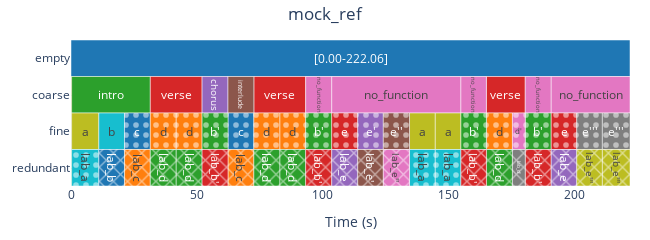
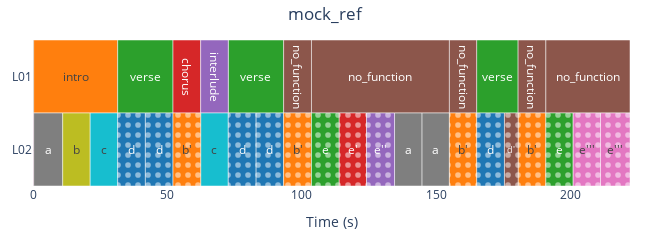

Here is the notebook cell these charts were saved with, in order:
### Code cell
mock_empty_layer = bnl.S(
    bs=[ref.start, ref.end], labels=[None], 
    name='empty'
)
mock_layer = bnl.S(
    bs=ref[1].bs, labels=[f'lab_{lab}' for lab in ref[1].labels], 
    name='redundant'
)
mock_ref = bnl.MS(
    layers=[mock_empty_layer] + ref.layers + [mock_layer], 
    name='mock_ref'
)

mock_ref.plot().show()
mock_ref.prune_layers().plot().show()

### Figure 1 — Plotly figure (JSON) as saved in the notebook; plotly's stock layout.template omitted (floating-point values rounded to 4 significant figures)
{"data": [{"base": [0], "customdata": ["<b>[0.00-222.06]</b><br>Layer: empty<br>Start: 0.000s<br>End: 222.061s<br>Duration: 222.061s"], "hovertemplate": "%{customdata}<extra></extra>", "insidetextanchor": "middle", "marker": {"color": "#1F77B4", "line": {"color": "white", "width": 0.5}, "pattern": {"fgcolor": "white", "fgopacity": 0.5, "shape": "", "solidity": 0.25}}, "name": "[0.00-222.06]", "orientation": "h", "showlegend": true, "text": ["[0.00-222.06]"], "textposition": "inside", "type": "bar", "width": 1, "x": [222.1], "y": ["empty"]}, {"base": [0], "customdata": ["<b>silence</b><br>Layer: coarse<br>Start: 0.000s<br>End: 0.244s<br>Duration: 0.244s"], "hovertemplate": "%{customdata}<extra></extra>", "insidetextanchor": "middle", "marker": {"color": "#FF7F0E", "line": {"color": "white", "width": 0.5}, "pattern": {"fgcolor": "white", "fgopacity": 0.5, "shape": "", "solidity": 0.25}}, "name": "silence", "orientation": "h", "showlegend": true, "text": ["silence"], "textposition": "inside", "type": "bar", "width": 1, "x": [0.2438], "y": ["coarse"]}, {"base": [0.2438], "customdata": ["<b>intro</b><br>Layer: coarse<br>Start: 0.244s<br>End: 31.504s<br>Duration: 31.260s"], "hovertemplate": "%{customdata}<extra></extra>", "insidetextanchor": "middle", "marker": {"color": "#2CA02C", "line": {"color": "white", "width": 0.5}, "pattern": {"fgcolor": "white", "fgopacity": 0.5, "shape": "", "solidity": 0.25}}, "name": "intro", "orientation": "h", "showlegend": true, "text": ["intro"], "textposition": "inside", "type": "bar", "width": 1, "x": [31.26], "y": ["coarse"]}, {"base": [31.5, 72.64, 165.0], "customdata": ["<b>verse</b><br>Layer: coarse<br>Start: 31.504s<br>End: 52.075s<br>Duration: 20.571s", "<b>verse</b><br>Layer: coarse<br>Start: 72.638s<br>End: 93.223s<br>Duration: 20.585s", "<b>verse</b><br>Layer: coarse<br>Start: 165.009s<br>End: 180.447s<br>Duration: 15.437s"], "hovertemplate": "%{customdata}<extra></extra>", "insidetextanchor": "middle", "marker": {"color": "#D62728", "line": {"color": "white", "width": 0.5}, "pattern": {"fgcolor": "white", "fgopacity": 0.5, "shape": "", "solidity": 0.25}}, "name": "verse", "orientation": "h", "showlegend": true, "text": ["verse", "verse", "verse"], "textposition": "inside", "type": "bar", "width": 1, "x": [20.57, 20.58, 15.44], "y": ["coarse", "coarse", "coarse"]}, {"base": [52.08], "customdata": ["<b>chorus</b><br>Layer: coarse<br>Start: 52.075s<br>End: 62.362s<br>Duration: 10.287s"], "hovertemplate": "%{customdata}<extra></extra>", "insidetextanchor": "middle", "marker": {"color": "#9467BD", "line": {"color": "white", "width": 0.5}, "pattern": {"fgcolor": "white", "fgopacity": 0.5, "shape": "", "solidity": 0.25}}, "name": "chorus", "orientation": "h", "showlegend": true, "text": ["chorus"], "textposition": "inside", "type": "bar", "width": 1, "x": [10.29], "y": ["coarse"]}, {"base": [62.36], "customdata": ["<b>interlude</b><br>Layer: coarse<br>Start: 62.362s<br>End: 72.638s<br>Duration: 10.276s"], "hovertemplate": "%{customdata}<extra></extra>", "insidetextanchor": "middle", "marker": {"color": "#8C564B", "line": {"color": "white", "width": 0.5}, "pattern": {"fgcolor": "white", "fgopacity": 0.5, "shape": "", "solidity": 0.25}}, "name": "interlude", "orientation": "h", "showlegend": true, "text": ["interlude"], "textposition": "inside", "type": "bar", "width": 1, "x": [10.28], "y": ["coarse"]}, {"base": [93.22, 103.6, 154.9, 180.4, 190.8], "customdata": ["<b>no_function</b><br>Layer: coarse<br>Start: 93.223s<br>End: 103.579s<br>Duration: 10.355s", "<b>no_function</b><br>Layer: coarse<br>Start: 103.579s<br>End: 154.885s<br>Duration: 51.307s", "<b>no_function</b><br>Layer: coarse<br>Start: 154.885s<br>End: 165.009s<br>Duration: 10.124s", "<b>no_function</b><br>Layer: coarse<br>Start: 180.447s<br>End: 190.764s<br>Duration: 10.317s", "<b>no_function</b><br>Layer: coarse<br>Start: 190.764s<br>End: 222.061s<br>Duration: 31.297s"], "hovertemplate": "%{customdata}<extra></extra>", "insidetextanchor": "middle", "marker": {"color": "#E377C2", "line": {"color": "white", "width": 0.5}, "pattern": {"fgcolor": "white", "fgopacity": 0.5, "shape": "", "solidity": 0.25}}, "name": "no_function", "orientation": "h", "showlegend": true, "text": ["no_function", "no_function", "no_function", "no_function", "no_function"], "textposition": "inside", "type": "bar", "width": 1, "x": [10.36, 51.31, 10.12, 10.32, 31.3], "y": ["coarse", "coarse", "coarse", "coarse", "coarse"]}, {"base": [0], "customdata": ["<b>Silence</b><br>Layer: fine<br>Start: 0.000s<br>End: 0.244s<br>Duration: 0.244s"], "hovertemplate": "%{customdata}<extra></extra>", "insidetextanchor": "middle", "marker": {"color": "#7F7F7F", "line": {"color": "white", "width": 0.5}, "pattern": {"fgcolor": "white", "fgopacity": 0.5, "shape": "", "solidity": 0.25}}, "name": "Silence", "orientation": "h", "showlegend": true, "text": ["Silence"], "textposition": "inside", "type": "bar", "width": 1, "x": [0.2438], "y": ["fine"]}, {"base": [0.2438, 134.5, 144.7], "customdata": ["<b>a</b><br>Layer: fine<br>Start: 0.244s<br>End: 11.052s<br>Duration: 10.808s", "<b>a</b><br>Layer: fine<br>Start: 134.477s<br>End: 144.715s<br>Duration: 10.238s", "<b>a</b><br>Layer: fine<br>Start: 144.715s<br>End: 154.885s<br>Duration: 10.171s"], "hovertemplate": "%{customdata}<extra></extra>", "insidetextanchor": "middle", "marker": {"color": "#BCBD22", "line": {"color": "white", "width": 0.5}, "pattern": {"fgcolor": "white", "fgopacity": 0.5, "shape": "", "solidity": 0.25}}, "name": "a", "orientation": "h", "showlegend": true, "text": ["a", "a", "a"], "textposition": "inside", "type": "bar", "width": 1, "x": [10.81, 10.24, 10.17], "y": ["fine", "fine", "fine"]}, {"base": [11.05], "customdata": ["<b>b</b><br>Layer: fine<br>Start: 11.052s<br>End: 21.271s<br>Duration: 10.219s"], "hovertemplate": "%{customdata}<extra></extra>", "insidetextanchor": "middle", "marker": {"color": "#17BECF", "line": {"color": "white", "width": 0.5}, "pattern": {"fgcolor": "white", "fgopacity": 0.5, "shape": "", "solidity": 0.25}}, "name": "b", "orientation": "h", "showlegend": true, "text": ["b"], "textposition": "inside", "type": "bar", "width": 1, "x": [10.22], "y": ["fine"]}, {"base": [21.27, 62.36], "customdata": ["<b>c</b><br>Layer: fine<br>Start: 21.271s<br>End: 31.504s<br>Duration: 10.233s", "<b>c</b><br>Layer: fine<br>Start: 62.362s<br>End: 72.638s<br>Duration: 10.276s"], "hovertemplate": "%{customdata}<extra></extra>", "insidetextanchor": "middle", "marker": {"color": "#1F77B4", "line": {"color": "white", "width": 0.5}, "pattern": {"fgcolor": "white", "fgopacity": 0.5, "shape": ".", "solidity": 0.25}}, "name": "c", "orientation": "h", "showlegend": true, "text": ["c", "c"], "textposition": "inside", "type": "bar", "width": 1, "x": [10.23, 10.28], "y": ["fine", "fine"]}, {"base": [31.5, 41.8, 72.64, 83.0, 165.0], "customdata": ["<b>d</b><br>Layer: fine<br>Start: 31.504s<br>End: 41.803s<br>Duration: 10.299s", "<b>d</b><br>Layer: fine<br>Start: 41.803s<br>End: 52.075s<br>Duration: 10.272s", "<b>d</b><br>Layer: fine<br>Start: 72.638s<br>End: 83.000s<br>Duration: 10.362s", "<b>d</b><br>Layer: fine<br>Start: 83.000s<br>End: 93.223s<br>Duration: 10.223s", "<b>d</b><br>Layer: fine<br>Start: 165.009s<br>End: 175.356s<br>Duration: 10.346s"], "hovertemplate": "%{customdata}<extra></extra>", "insidetextanchor": "middle", "marker": {"color": "#FF7F0E", "line": {"color": "white", "width": 0.5}, "pattern": {"fgcolor": "white", "fgopacity": 0.5, "shape": ".", "solidity": 0.25}}, "name": "d", "orientation": "h", "showlegend": true, "text": ["d", "d", "d", "d", "d"], "textposition": "inside", "type": "bar", "width": 1, "x": [10.3, 10.27, 10.36, 10.22, 10.35], "y": ["fine", "fine", "fine", "fine", "fine"]}, {"base": [52.08, 93.22, 154.9, 180.4], "customdata": ["<b>b'</b><br>Layer: fine<br>Start: 52.075s<br>End: 62.362s<br>Duration: 10.287s", "<b>b'</b><br>Layer: fine<br>Start: 93.223s<br>End: 103.579s<br>Duration: 10.355s", "<b>b'</b><br>Layer: fine<br>Start: 154.885s<br>End: 165.009s<br>Duration: 10.124s", "<b>b'</b><br>Layer: fine<br>Start: 180.447s<br>End: 190.764s<br>Duration: 10.317s"], "hovertemplate": "%{customdata}<extra></extra>", "insidetextanchor": "middle", "marker": {"color": "#2CA02C", "line": {"color": "white", "width": 0.5}, "pattern": {"fgcolor": "white", "fgopacity": 0.5, "shape": ".", "solidity": 0.25}}, "name": "b'", "orientation": "h", "showlegend": true, "text": ["b'", "b'", "b'", "b'"], "textposition": "inside", "type": "bar", "width": 1, "x": [10.29, 10.36, 10.12, 10.32], "y": ["fine", "fine", "fine", "fine"]}, {"base": [103.6, 190.8], "customdata": ["<b>e</b><br>Layer: fine<br>Start: 103.579s<br>End: 113.906s<br>Duration: 10.328s", "<b>e</b><br>Layer: fine<br>Start: 190.764s<br>End: 200.920s<br>Duration: 10.156s"], "hovertemplate": "%{customdata}<extra></extra>", "insidetextanchor": "middle", "marker": {"color": "#D62728", "line": {"color": "white", "width": 0.5}, "pattern": {"fgcolor": "white", "fgopacity": 0.5, "shape": ".", "solidity": 0.25}}, "name": "e", "orientation": "h", "showlegend": true, "text": ["e", "e"], "textposition": "inside", "type": "bar", "width": 1, "x": [10.33, 10.16], "y": ["fine", "fine"]}, {"base": [113.9], "customdata": ["<b>e'</b><br>Layer: fine<br>Start: 113.906s<br>End: 124.068s<br>Duration: 10.161s"], "hovertemplate": "%{customdata}<extra></extra>", "insidetextanchor": "middle", "marker": {"color": "#9467BD", "line": {"color": "white", "width": 0.5}, "pattern": {"fgcolor": "white", "fgopacity": 0.5, "shape": ".", "solidity": 0.25}}, "name": "e'", "orientation": "h", "showlegend": true, "text": ["e'"], "textposition": "inside", "type": "bar", "width": 1, "x": [10.16], "y": ["fine"]}, {"base": [124.1], "customdata": ["<b>e''</b><br>Layer: fine<br>Start: 124.068s<br>End: 134.477s<br>Duration: 10.409s"], "hovertemplate": "%{customdata}<extra></extra>", "insidetextanchor": "middle", "marker": {"color": "#8C564B", "line": {"color": "white", "width": 0.5}, "pattern": {"fgcolor": "white", "fgopacity": 0.5, "shape": ".", "solidity": 0.25}}, "name": "e''", "orientation": "h", "showlegend": true, "text": ["e''"], "textposition": "inside", "type": "bar", "width": 1, "x": [10.41], "y": ["fine"]}, {"base": [175.4], "customdata": ["<b>d'</b><br>Layer: fine<br>Start: 175.356s<br>End: 180.447s<br>Duration: 5.091s"], "hovertemplate": "%{customdata}<extra></extra>", "insidetextanchor": "middle", "marker": {"color": "#E377C2", "line": {"color": "white", "width": 0.5}, "pattern": {"fgcolor": "white", "fgopacity": 0.5, "shape": ".", "solidity": 0.25}}, "name": "d'", "orientation": "h", "showlegend": true, "text": ["d'"], "textposition": "inside", "type": "bar", "width": 1, "x": [5.091], "y": ["fine"]}, {"base": [200.9, 211.1], "customdata": ["<b>e'''</b><br>Layer: fine<br>Start: 200.920s<br>End: 211.083s<br>Duration: 10.162s", "<b>e'''</b><br>Layer: fine<br>Start: 211.083s<br>End: 222.061s<br>Duration: 10.979s"], "hovertemplate": "%{customdata}<extra></extra>", "insidetextanchor": "middle", "marker": {"color": "#7F7F7F", "line": {"color": "white", "width": 0.5}, "pattern": {"fgcolor": "white", "fgopacity": 0.5, "shape": ".", "solidity": 0.25}}, "name": "e'''", "orientation": "h", "showlegend": true, "text": ["e'''", "e'''"], "textposition": "inside", "type": "bar", "width": 1, "x": [10.16, 10.98], "y": ["fine", "fine"]}, {"base": [0], "customdata": ["<b>lab_Silence</b><br>Layer: redundant<br>Start: 0.000s<br>End: 0.244s<br>Duration: 0.244s"], "hovertemplate": "%{customdata}<extra></extra>", "insidetextanchor": "middle", "marker": {"color": "#BCBD22", "line": {"color": "white", "width": 0.5}, "pattern": {"fgcolor": "white", "fgopacity": 0.5, "shape": ".", "solidity": 0.25}}, "name": "lab_Silence", "orientation": "h", "showlegend": true, "text": ["lab_Silence"], "textposition": "inside", "type": "bar", "width": 1, "x": [0.2438], "y": ["redundant"]}, {"base": [0.2438, 134.5, 144.7], "customdata": ["<b>lab_a</b><br>Layer: redundant<br>Start: 0.244s<br>End: 11.052s<br>Duration: 10.808s", "<b>lab_a</b><br>Layer: redundant<br>Start: 134.477s<br>End: 144.715s<br>Duration: 10.238s", "<b>lab_a</b><br>Layer: redundant<br>Start: 144.715s<br>End: 154.885s<br>Duration: 10.171s"], "hovertemplate": "%{customdata}<extra></extra>", "insidetextanchor": "middle", "marker": {"color": "#17BECF", "line": {"color": "white", "width": 0.5}, "pattern": {"fgcolor": "white", "fgopacity": 0.5, "shape": ".", "solidity": 0.25}}, "name": "lab_a", "orientation": "h", "showlegend": true, "text": ["lab_a", "lab_a", "lab_a"], "textposition": "inside", "type": "bar", "width": 1, "x": [10.81, 10.24, 10.17], "y": ["redundant", "redundant", "redundant"]}, {"base": [11.05], "customdata": ["<b>lab_b</b><br>Layer: redundant<br>Start: 11.052s<br>End: 21.271s<br>Duration: 10.219s"], "hovertemplate": "%{customdata}<extra></extra>", "insidetextanchor": "middle", "marker": {"color": "#1F77B4", "line": {"color": "white", "width": 0.5}, "pattern": {"fgcolor": "white", "fgopacity": 0.5, "shape": "x", "solidity": 0.25}}, "name": "lab_b", "orientation": "h", "showlegend": true, "text": ["lab_b"], "textposition": "inside", "type": "bar", "width": 1, "x": [10.22], "y": ["redundant"]}, {"base": [21.27, 62.36], "customdata": ["<b>lab_c</b><br>Layer: redundant<br>Start: 21.271s<br>End: 31.504s<br>Duration: 10.233s", "<b>lab_c</b><br>Layer: redundant<br>Start: 62.362s<br>End: 72.638s<br>Duration: 10.276s"], "hovertemplate": "%{customdata}<extra></extra>", "insidetextanchor": "middle", "marker": {"color": "#FF7F0E", "line": {"color": "white", "width": 0.5}, "pattern": {"fgcolor": "white", "fgopacity": 0.5, "shape": "x", "solidity": 0.25}}, "name": "lab_c", "orientation": "h", "showlegend": true, "text": ["lab_c", "lab_c"], "textposition": "inside", "type": "bar", "width": 1, "x": [10.23, 10.28], "y": ["redundant", "redundant"]}, {"base": [31.5, 41.8, 72.64, 83.0, 165.0], "customdata": ["<b>lab_d</b><br>Layer: redundant<br>Start: 31.504s<br>End: 41.803s<br>Duration: 10.299s", "<b>lab_d</b><br>Layer: redundant<br>Start: 41.803s<br>End: 52.075s<br>Duration: 10.272s", "<b>lab_d</b><br>Layer: redundant<br>Start: 72.638s<br>End: 83.000s<br>Duration: 10.362s", "<b>lab_d</b><br>Layer: redundant<br>Start: 83.000s<br>End: 93.223s<br>Duration: 10.223s", "<b>lab_d</b><br>Layer: redundant<br>Start: 165.009s<br>End: 175.356s<br>Duration: 10.346s"], "hovertemplate": "%{customdata}<extra></extra>", "insidetextanchor": "middle", "marker": {"color": "#2CA02C", "line": {"color": "white", "width": 0.5}, "pattern": {"fgcolor": "white", "fgopacity": 0.5, "shape": "x", "solidity": 0.25}}, "name": "lab_d", "orientation": "h", "showlegend": true, "text": ["lab_d", "lab_d", "lab_d", "lab_d", "lab_d"], "textposition": "inside", "type": "bar", "width": 1, "x": [10.3, 10.27, 10.36, 10.22, 10.35], "y": ["redundant", "redundant", "redundant", "redundant", "redundant"]}, {"base": [52.08, 93.22, 154.9, 180.4], "customdata": ["<b>lab_b'</b><br>Layer: redundant<br>Start: 52.075s<br>End: 62.362s<br>Duration: 10.287s", "<b>lab_b'</b><br>Layer: redundant<br>Start: 93.223s<br>End: 103.579s<br>Duration: 10.355s", "<b>lab_b'</b><br>Layer: redundant<br>Start: 154.885s<br>End: 165.009s<br>Duration: 10.124s", "<b>lab_b'</b><br>Layer: redundant<br>Start: 180.447s<br>End: 190.764s<br>Duration: 10.317s"], "hovertemplate": "%{customdata}<extra></extra>", "insidetextanchor": "middle", "marker": {"color": "#D62728", "line": {"color": "white", "width": 0.5}, "pattern": {"fgcolor": "white", "fgopacity": 0.5, "shape": "x", "solidity": 0.25}}, "name": "lab_b'", "orientation": "h", "showlegend": true, "text": ["lab_b'", "lab_b'", "lab_b'", "lab_b'"], "textposition": "inside", "type": "bar", "width": 1, "x": [10.29, 10.36, 10.12, 10.32], "y": ["redundant", "redundant", "redundant", "redundant"]}, {"base": [103.6, 190.8], "customdata": ["<b>lab_e</b><br>Layer: redundant<br>Start: 103.579s<br>End: 113.906s<br>Duration: 10.328s", "<b>lab_e</b><br>Layer: redundant<br>Start: 190.764s<br>End: 200.920s<br>Duration: 10.156s"], "hovertemplate": "%{customdata}<extra></extra>", "insidetextanchor": "middle", "marker": {"color": "#9467BD", "line": {"color": "white", "width": 0.5}, "pattern": {"fgcolor": "white", "fgopacity": 0.5, "shape": "x", "solidity": 0.25}}, "name": "lab_e", "orientation": "h", "showlegend": true, "text": ["lab_e", "lab_e"], "textposition": "inside", "type": "bar", "width": 1, "x": [10.33, 10.16], "y": ["redundant", "redundant"]}, {"base": [113.9], "customdata": ["<b>lab_e'</b><br>Layer: redundant<br>Start: 113.906s<br>End: 124.068s<br>Duration: 10.161s"], "hovertemplate": "%{customdata}<extra></extra>", "insidetextanchor": "middle", "marker": {"color": "#8C564B", "line": {"color": "white", "width": 0.5}, "pattern": {"fgcolor": "white", "fgopacity": 0.5, "shape": "x", "solidity": 0.25}}, "name": "lab_e'", "orientation": "h", "showlegend": true, "text": ["lab_e'"], "textposition": "inside", "type": "bar", "width": 1, "x": [10.16], "y": ["redundant"]}, {"base": [124.1], "customdata": ["<b>lab_e''</b><br>Layer: redundant<br>Start: 124.068s<br>End: 134.477s<br>Duration: 10.409s"], "hovertemplate": "%{customdata}<extra></extra>", "insidetextanchor": "middle", "marker": {"color": "#E377C2", "line": {"color": "white", "width": 0.5}, "pattern": {"fgcolor": "white", "fgopacity": 0.5, "shape": "x", "solidity": 0.25}}, "name": "lab_e''", "orientation": "h", "showlegend": true, "text": ["lab_e''"], "textposition": "inside", "type": "bar", "width": 1, "x": [10.41], "y": ["redundant"]}, {"base": [175.4], "customdata": ["<b>lab_d'</b><br>Layer: redundant<br>Start: 175.356s<br>End: 180.447s<br>Duration: 5.091s"], "hovertemplate": "%{customdata}<extra></extra>", "insidetextanchor": "middle", "marker": {"color": "#7F7F7F", "line": {"color": "white", "width": 0.5}, "pattern": {"fgcolor": "white", "fgopacity": 0.5, "shape": "x", "solidity": 0.25}}, "name": "lab_d'", "orientation": "h", "showlegend": true, "text": ["lab_d'"], "textposition": "inside", "type": "bar", "width": 1, "x": [5.091], "y": ["redundant"]}, {"base": [200.9, 211.1], "customdata": ["<b>lab_e'''</b><br>Layer: redundant<br>Start: 200.920s<br>End: 211.083s<br>Duration: 10.162s", "<b>lab_e'''</b><br>Layer: redundant<br>Start: 211.083s<br>End: 222.061s<br>Duration: 10.979s"], "hovertemplate": "%{customdata}<extra></extra>", "insidetextanchor": "middle", "marker": {"color": "#BCBD22", "line": {"color": "white", "width": 0.5}, "pattern": {"fgcolor": "white", "fgopacity": 0.5, "shape": "x", "solidity": 0.25}}, "name": "lab_e'''", "orientation": "h", "showlegend": true, "text": ["lab_e'''", "lab_e'''"], "textposition": "inside", "type": "bar", "width": 1, "x": [10.16, 10.98], "y": ["redundant", "redundant"]}], "layout": {"barmode": "overlay", "height": 170, "margin": {"b": 20, "l": 20, "r": 20, "t": 40}, "showlegend": false, "title": {"text": "mock_ref", "x": 0.5}, "width": 650, "xaxis": {"range": [0, 222.1], "title": {"text": "Time (s)"}}, "yaxis": {"categoryarray": ["redundant", "fine", "coarse", "empty"], "categoryorder": "array", "title": {}}}}

### Figure 2 — Plotly figure (JSON) as saved in the notebook; plotly's stock layout.template omitted (floating-point values rounded to 4 significant figures)
{"data": [{"base": [0], "customdata": ["<b>silence</b><br>Layer: L01<br>Start: 0.000s<br>End: 0.244s<br>Duration: 0.244s"], "hovertemplate": "%{customdata}<extra></extra>", "insidetextanchor": "middle", "marker": {"color": "#1F77B4", "line": {"color": "white", "width": 0.5}, "pattern": {"fgcolor": "white", "fgopacity": 0.5, "shape": "", "solidity": 0.25}}, "name": "silence", "orientation": "h", "showlegend": true, "text": ["silence"], "textposition": "inside", "type": "bar", "width": 1, "x": [0.2438], "y": ["L01"]}, {"base": [0.2438], "customdata": ["<b>intro</b><br>Layer: L01<br>Start: 0.244s<br>End: 31.504s<br>Duration: 31.260s"], "hovertemplate": "%{customdata}<extra></extra>", "insidetextanchor": "middle", "marker": {"color": "#FF7F0E", "line": {"color": "white", "width": 0.5}, "pattern": {"fgcolor": "white", "fgopacity": 0.5, "shape": "", "solidity": 0.25}}, "name": "intro", "orientation": "h", "showlegend": true, "text": ["intro"], "textposition": "inside", "type": "bar", "width": 1, "x": [31.26], "y": ["L01"]}, {"base": [31.5, 72.64, 165.0], "customdata": ["<b>verse</b><br>Layer: L01<br>Start: 31.504s<br>End: 52.075s<br>Duration: 20.571s", "<b>verse</b><br>Layer: L01<br>Start: 72.638s<br>End: 93.223s<br>Duration: 20.585s", "<b>verse</b><br>Layer: L01<br>Start: 165.009s<br>End: 180.447s<br>Duration: 15.437s"], "hovertemplate": "%{customdata}<extra></extra>", "insidetextanchor": "middle", "marker": {"color": "#2CA02C", "line": {"color": "white", "width": 0.5}, "pattern": {"fgcolor": "white", "fgopacity": 0.5, "shape": "", "solidity": 0.25}}, "name": "verse", "orientation": "h", "showlegend": true, "text": ["verse", "verse", "verse"], "textposition": "inside", "type": "bar", "width": 1, "x": [20.57, 20.58, 15.44], "y": ["L01", "L01", "L01"]}, {"base": [52.08], "customdata": ["<b>chorus</b><br>Layer: L01<br>Start: 52.075s<br>End: 62.362s<br>Duration: 10.287s"], "hovertemplate": "%{customdata}<extra></extra>", "insidetextanchor": "middle", "marker": {"color": "#D62728", "line": {"color": "white", "width": 0.5}, "pattern": {"fgcolor": "white", "fgopacity": 0.5, "shape": "", "solidity": 0.25}}, "name": "chorus", "orientation": "h", "showlegend": true, "text": ["chorus"], "textposition": "inside", "type": "bar", "width": 1, "x": [10.29], "y": ["L01"]}, {"base": [62.36], "customdata": ["<b>interlude</b><br>Layer: L01<br>Start: 62.362s<br>End: 72.638s<br>Duration: 10.276s"], "hovertemplate": "%{customdata}<extra></extra>", "insidetextanchor": "middle", "marker": {"color": "#9467BD", "line": {"color": "white", "width": 0.5}, "pattern": {"fgcolor": "white", "fgopacity": 0.5, "shape": "", "solidity": 0.25}}, "name": "interlude", "orientation": "h", "showlegend": true, "text": ["interlude"], "textposition": "inside", "type": "bar", "width": 1, "x": [10.28], "y": ["L01"]}, {"base": [93.22, 103.6, 154.9, 180.4, 190.8], "customdata": ["<b>no_function</b><br>Layer: L01<br>Start: 93.223s<br>End: 103.579s<br>Duration: 10.355s", "<b>no_function</b><br>Layer: L01<br>Start: 103.579s<br>End: 154.885s<br>Duration: 51.307s", "<b>no_function</b><br>Layer: L01<br>Start: 154.885s<br>End: 165.009s<br>Duration: 10.124s", "<b>no_function</b><br>Layer: L01<br>Start: 180.447s<br>End: 190.764s<br>Duration: 10.317s", "<b>no_function</b><br>Layer: L01<br>Start: 190.764s<br>End: 222.061s<br>Duration: 31.297s"], "hovertemplate": "%{customdata}<extra></extra>", "insidetextanchor": "middle", "marker": {"color": "#8C564B", "line": {"color": "white", "width": 0.5}, "pattern": {"fgcolor": "white", "fgopacity": 0.5, "shape": "", "solidity": 0.25}}, "name": "no_function", "orientation": "h", "showlegend": true, "text": ["no_function", "no_function", "no_function", "no_function", "no_function"], "textposition": "inside", "type": "bar", "width": 1, "x": [10.36, 51.31, 10.12, 10.32, 31.3], "y": ["L01", "L01", "L01", "L01", "L01"]}, {"base": [0], "customdata": ["<b>Silence</b><br>Layer: L02<br>Start: 0.000s<br>End: 0.244s<br>Duration: 0.244s"], "hovertemplate": "%{customdata}<extra></extra>", "insidetextanchor": "middle", "marker": {"color": "#E377C2", "line": {"color": "white", "width": 0.5}, "pattern": {"fgcolor": "white", "fgopacity": 0.5, "shape": "", "solidity": 0.25}}, "name": "Silence", "orientation": "h", "showlegend": true, "text": ["Silence"], "textposition": "inside", "type": "bar", "width": 1, "x": [0.2438], "y": ["L02"]}, {"base": [0.2438, 134.5, 144.7], "customdata": ["<b>a</b><br>Layer: L02<br>Start: 0.244s<br>End: 11.052s<br>Duration: 10.808s", "<b>a</b><br>Layer: L02<br>Start: 134.477s<br>End: 144.715s<br>Duration: 10.238s", "<b>a</b><br>Layer: L02<br>Start: 144.715s<br>End: 154.885s<br>Duration: 10.171s"], "hovertemplate": "%{customdata}<extra></extra>", "insidetextanchor": "middle", "marker": {"color": "#7F7F7F", "line": {"color": "white", "width": 0.5}, "pattern": {"fgcolor": "white", "fgopacity": 0.5, "shape": "", "solidity": 0.25}}, "name": "a", "orientation": "h", "showlegend": true, "text": ["a", "a", "a"], "textposition": "inside", "type": "bar", "width": 1, "x": [10.81, 10.24, 10.17], "y": ["L02", "L02", "L02"]}, {"base": [11.05], "customdata": ["<b>b</b><br>Layer: L02<br>Start: 11.052s<br>End: 21.271s<br>Duration: 10.219s"], "hovertemplate": "%{customdata}<extra></extra>", "insidetextanchor": "middle", "marker": {"color": "#BCBD22", "line": {"color": "white", "width": 0.5}, "pattern": {"fgcolor": "white", "fgopacity": 0.5, "shape": "", "solidity": 0.25}}, "name": "b", "orientation": "h", "showlegend": true, "text": ["b"], "textposition": "inside", "type": "bar", "width": 1, "x": [10.22], "y": ["L02"]}, {"base": [21.27, 62.36], "customdata": ["<b>c</b><br>Layer: L02<br>Start: 21.271s<br>End: 31.504s<br>Duration: 10.233s", "<b>c</b><br>Layer: L02<br>Start: 62.362s<br>End: 72.638s<br>Duration: 10.276s"], "hovertemplate": "%{customdata}<extra></extra>", "insidetextanchor": "middle", "marker": {"color": "#17BECF", "line": {"color": "white", "width": 0.5}, "pattern": {"fgcolor": "white", "fgopacity": 0.5, "shape": "", "solidity": 0.25}}, "name": "c", "orientation": "h", "showlegend": true, "text": ["c", "c"], "textposition": "inside", "type": "bar", "width": 1, "x": [10.23, 10.28], "y": ["L02", "L02"]}, {"base": [31.5, 41.8, 72.64, 83.0, 165.0], "customdata": ["<b>d</b><br>Layer: L02<br>Start: 31.504s<br>End: 41.803s<br>Duration: 10.299s", "<b>d</b><br>Layer: L02<br>Start: 41.803s<br>End: 52.075s<br>Duration: 10.272s", "<b>d</b><br>Layer: L02<br>Start: 72.638s<br>End: 83.000s<br>Duration: 10.362s", "<b>d</b><br>Layer: L02<br>Start: 83.000s<br>End: 93.223s<br>Duration: 10.223s", "<b>d</b><br>Layer: L02<br>Start: 165.009s<br>End: 175.356s<br>Duration: 10.346s"], "hovertemplate": "%{customdata}<extra></extra>", "insidetextanchor": "middle", "marker": {"color": "#1F77B4", "line": {"color": "white", "width": 0.5}, "pattern": {"fgcolor": "white", "fgopacity": 0.5, "shape": ".", "solidity": 0.25}}, "name": "d", "orientation": "h", "showlegend": true, "text": ["d", "d", "d", "d", "d"], "textposition": "inside", "type": "bar", "width": 1, "x": [10.3, 10.27, 10.36, 10.22, 10.35], "y": ["L02", "L02", "L02", "L02", "L02"]}, {"base": [52.08, 93.22, 154.9, 180.4], "customdata": ["<b>b'</b><br>Layer: L02<br>Start: 52.075s<br>End: 62.362s<br>Duration: 10.287s", "<b>b'</b><br>Layer: L02<br>Start: 93.223s<br>End: 103.579s<br>Duration: 10.355s", "<b>b'</b><br>Layer: L02<br>Start: 154.885s<br>End: 165.009s<br>Duration: 10.124s", "<b>b'</b><br>Layer: L02<br>Start: 180.447s<br>End: 190.764s<br>Duration: 10.317s"], "hovertemplate": "%{customdata}<extra></extra>", "insidetextanchor": "middle", "marker": {"color": "#FF7F0E", "line": {"color": "white", "width": 0.5}, "pattern": {"fgcolor": "white", "fgopacity": 0.5, "shape": ".", "solidity": 0.25}}, "name": "b'", "orientation": "h", "showlegend": true, "text": ["b'", "b'", "b'", "b'"], "textposition": "inside", "type": "bar", "width": 1, "x": [10.29, 10.36, 10.12, 10.32], "y": ["L02", "L02", "L02", "L02"]}, {"base": [103.6, 190.8], "customdata": ["<b>e</b><br>Layer: L02<br>Start: 103.579s<br>End: 113.906s<br>Duration: 10.328s", "<b>e</b><br>Layer: L02<br>Start: 190.764s<br>End: 200.920s<br>Duration: 10.156s"], "hovertemplate": "%{customdata}<extra></extra>", "insidetextanchor": "middle", "marker": {"color": "#2CA02C", "line": {"color": "white", "width": 0.5}, "pattern": {"fgcolor": "white", "fgopacity": 0.5, "shape": ".", "solidity": 0.25}}, "name": "e", "orientation": "h", "showlegend": true, "text": ["e", "e"], "textposition": "inside", "type": "bar", "width": 1, "x": [10.33, 10.16], "y": ["L02", "L02"]}, {"base": [113.9], "customdata": ["<b>e'</b><br>Layer: L02<br>Start: 113.906s<br>End: 124.068s<br>Duration: 10.161s"], "hovertemplate": "%{customdata}<extra></extra>", "insidetextanchor": "middle", "marker": {"color": "#D62728", "line": {"color": "white", "width": 0.5}, "pattern": {"fgcolor": "white", "fgopacity": 0.5, "shape": ".", "solidity": 0.25}}, "name": "e'", "orientation": "h", "showlegend": true, "text": ["e'"], "textposition": "inside", "type": "bar", "width": 1, "x": [10.16], "y": ["L02"]}, {"base": [124.1], "customdata": ["<b>e''</b><br>Layer: L02<br>Start: 124.068s<br>End: 134.477s<br>Duration: 10.409s"], "hovertemplate": "%{customdata}<extra></extra>", "insidetextanchor": "middle", "marker": {"color": "#9467BD", "line": {"color": "white", "width": 0.5}, "pattern": {"fgcolor": "white", "fgopacity": 0.5, "shape": ".", "solidity": 0.25}}, "name": "e''", "orientation": "h", "showlegend": true, "text": ["e''"], "textposition": "inside", "type": "bar", "width": 1, "x": [10.41], "y": ["L02"]}, {"base": [175.4], "customdata": ["<b>d'</b><br>Layer: L02<br>Start: 175.356s<br>End: 180.447s<br>Duration: 5.091s"], "hovertemplate": "%{customdata}<extra></extra>", "insidetextanchor": "middle", "marker": {"color": "#8C564B", "line": {"color": "white", "width": 0.5}, "pattern": {"fgcolor": "white", "fgopacity": 0.5, "shape": ".", "solidity": 0.25}}, "name": "d'", "orientation": "h", "showlegend": true, "text": ["d'"], "textposition": "inside", "type": "bar", "width": 1, "x": [5.091], "y": ["L02"]}, {"base": [200.9, 211.1], "customdata": ["<b>e'''</b><br>Layer: L02<br>Start: 200.920s<br>End: 211.083s<br>Duration: 10.162s", "<b>e'''</b><br>Layer: L02<br>Start: 211.083s<br>End: 222.061s<br>Duration: 10.979s"], "hovertemplate": "%{customdata}<extra></extra>", "insidetextanchor": "middle", "marker": {"color": "#E377C2", "line": {"color": "white", "width": 0.5}, "pattern": {"fgcolor": "white", "fgopacity": 0.5, "shape": ".", "solidity": 0.25}}, "name": "e'''", "orientation": "h", "showlegend": true, "text": ["e'''", "e'''"], "textposition": "inside", "type": "bar", "width": 1, "x": [10.16, 10.98], "y": ["L02", "L02"]}], "layout": {"barmode": "overlay", "height": 120, "margin": {"b": 20, "l": 20, "r": 20, "t": 40}, "showlegend": false, "title": {"text": "mock_ref", "x": 0.5}, "width": 650, "xaxis": {"range": [0, 222.1], "title": {"text": "Time (s)"}}, "yaxis": {"categoryarray": ["L02", "L01"], "categoryorder": "array", "title": {}}}}
